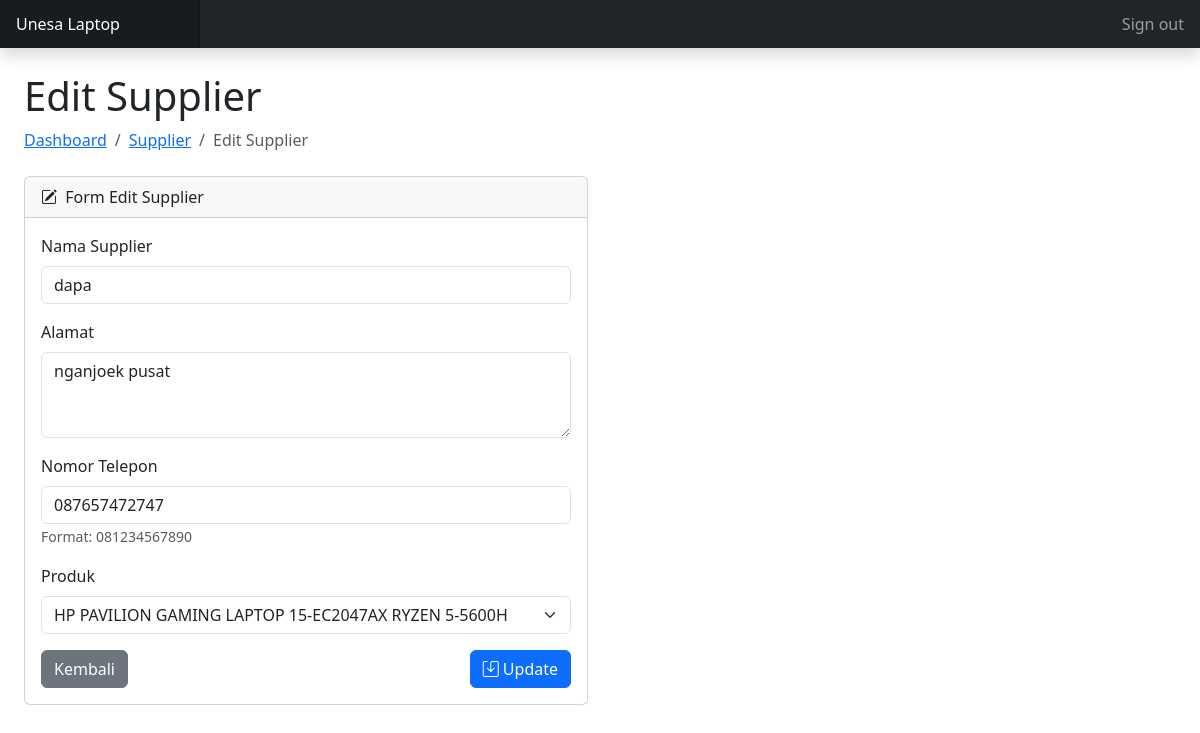
The page /toko-laptop/admin/supplier/edit.php?id=2 (signed in) on the database its author committed.
### tables this page shows
CREATE TABLE `tb_supplier` (
  `supplier_id` int(11) NOT NULL,
  `barang_id` int(11) DEFAULT NULL,
  `nama` varchar(255) NOT NULL,
  `alamat` varchar(255) DEFAULT NULL,
  `telepon` varchar(255) DEFAULT NULL
);

CREATE TABLE `tb_barang` (
  `barang_id` int(11) NOT NULL,
  `merk_id` int(11) DEFAULT NULL,
  `kategori_id` int(11) DEFAULT NULL,
  `nama_barang` varchar(255) NOT NULL,
  `jenis_barang` varchar(255) DEFAULT NULL,
  `gambar` varchar(255) NOT NULL,
  `harga_beli` decimal(10,2) DEFAULT NULL,
  `harga_jual` decimal(10,2) DEFAULT NULL,
  `stok` int(11) DEFAULT NULL
);

### toko-laptop/config/koneksi.php (called while the page is built, shortened)
<?php
$host = 'localhost';
$username = 'root';
$password = '';
$database = 'toko_db';
$conn = mysqli_connect($host, $username, $password, $database);
function query($query) {
    global $conn;
    $result = mysqli_query($conn, $query);
    $rows = [];
    while ($row = mysqli_fetch_assoc($result)) {
        $rows[] = $row;
    }
    return $rows;
}
?>

### toko-laptop/admin/supplier/edit.php (the view, shortened to what this page needs)
<?php
require_once '../../config/koneksi.php';
$supplier_id = $_GET['id'];
$supplier = query("SELECT * FROM tb_supplier WHERE supplier_id = $supplier_id")[0];
$barang = query("SELECT * FROM tb_barang");
include_once '../includes/header.php';
?>
<div class="container-fluid px-4">
    <h1 class="mt-4">Edit Supplier</h1>
    <ol class="breadcrumb mb-4">
        <li class="breadcrumb-item"><a href="../index.php">Dashboard</a></li>
        <li class="breadcrumb-item"><a href="index.php">Supplier</a></li>
        <li class="breadcrumb-item active">Edit Supplier</li>
    </ol>
    <div class="row">
        <div class="col-xl-6">
            <div class="card mb-4">
                <div class="card-header">
                    <i class="bi bi-pencil-square me-1"></i>
                    Form Edit Supplier
                </div>
                <div class="card-body">
                    <form action="" method="post" class="needs-validation" novalidate>
                        <div class="mb-3">
                            <label for="nama" class="form-label">Nama Supplier</label>
                            <input type="text" class="form-control" id="nama" name="nama"
                                   value="<?= $supplier['nama']; ?>" required>
                        </div>
                        <div class="mb-3">
                            <label for="alamat" class="form-label">Alamat</label>
                            <textarea class="form-control" id="alamat" name="alamat" rows="3"><?= $supplier['alamat']; ?></textarea>
                        </div>
                        <div class="mb-3">
                            <label for="telepon" class="form-label">Nomor Telepon</label>
                            <input type="text" class="form-control" id="telepon" name="telepon"
                                   value="<?= $supplier['telepon']; ?>" required>
                            <small class="text-muted">Format: 081234567890</small>
                        </div>
                        <div class="mb-3">
                            <label for="barang_id" class="form-label">Produk</label>
                            <select class="form-select" id="barang_id" name="barang_id" required>
                                <?php foreach ($barang as $item) : ?>
                                    <option value="<?= $item['barang_id']; ?>"
                                            <?= ($supplier['barang_id'] == $item['barang_id']) ? 'selected' : ''; ?>>
                                        <?= $item['nama_barang']; ?>
                                    </option>
                                <?php endforeach; ?>
                            </select>
                        </div>
                        <div class="d-flex justify-content-between">
                            <a href="index.php" class="btn btn-secondary">Kembali</a>
                            <button type="submit" name="edit" class="btn btn-primary">
                                <i class="bi bi-save"></i> Update
                            </button>
                        </div>
                    </form>
                </div>
            </div>
        </div>
    </div>
</div>
<?php include_once '../includes/footer.php'; ?>

### rows shown on the page
tb_supplier: nama "dapa", alamat "nganjoek pusat", telepon "087657472747", barang_id "HP PAVILION GAMING LAPTOP 15-EC2047AX RYZEN 5-5600H"
